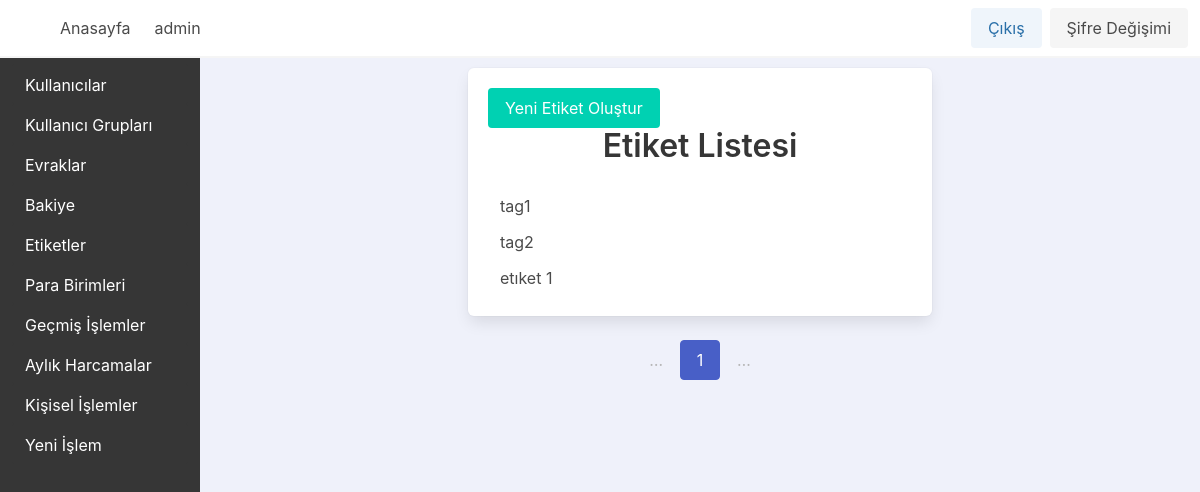
Before: /taglist/ (signed in) with the older database file.
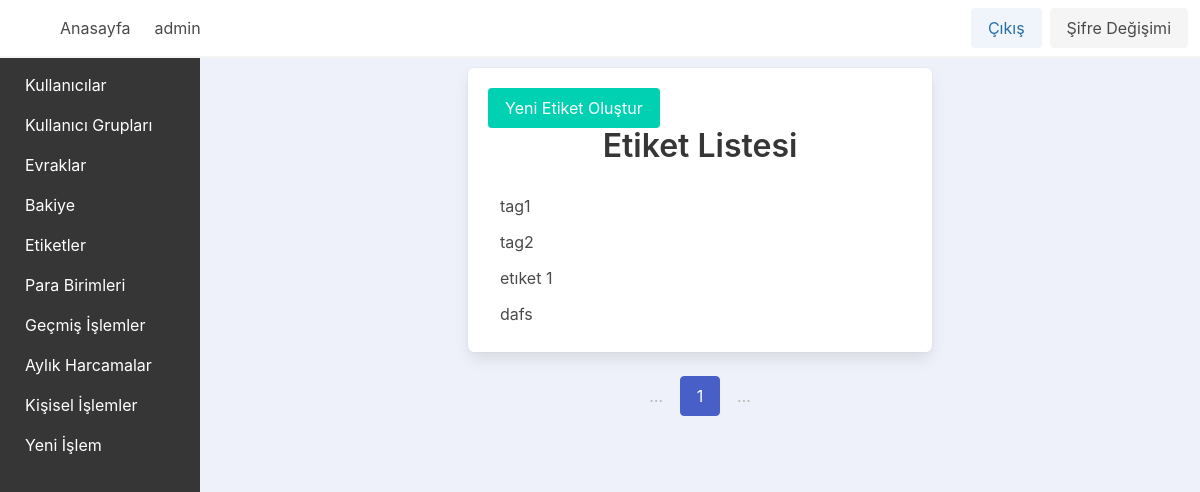
After: the same page with the newer database file.
### app_base/models.py (models this page shows, shortened)
class Tag(models.Model):
    name = models.CharField(max_length=255, unique=True)
    slug = models.SlugField(unique=True, blank=True)

### app_base/views/tags_view.py (the view)
# urls.py: path("taglist/", views.taglist_view, name="taglist_view_name"),
@login_required
def taglist_view(request):
    tags = Tag.objects.all()
    per_page = 10  # You can adjust this as needed
    paginator = Paginator(tags, per_page)
    page_number = request.GET.get("page")
    page = paginator.get_page(page_number)
    context = {
        "page": page,
    }
    return render(request, "app_base/tags/taglist.html", context)

### app_base/templates/app_base/tags/taglist.html (shortened to what this page needs)
{% extends "base.html" %}
{% block content %}
    <div class="column is-half m-auto">
        <div class="box">
            <a href="{% url 'tagcreate_view_name' %}" class="button is-primary">Yeni Etiket Oluştur</a>
            <h2 class="title has-text-centered">Etiket Listesi</h2>
            <ul class="menu-list">
                {% for tag in page %}
                    <li>
                        <a href="{% url 'tagdetail_view_name' tag.slug %}">{{ tag.name }}</a>
                    </li>
                {% empty %}
                    <li>Etiket Yok</li>
                {% endfor %}
            </ul>
        </div>
        <div class="pagination is-centered" role="navigation">
            <ul class="pagination-list">
                <li>
                    <span class="pagination-ellipsis">…</span>
                </li>
                <li>
                    <span class="pagination-link is-current">{{ page.number }}</span>
                </li>
                <li>
                    <span class="pagination-ellipsis">…</span>
                </li>
            </ul>
        </div>
    </div>
{% endblock content %}

Changed rows visible on the page:
added Tag: name "dafs"
